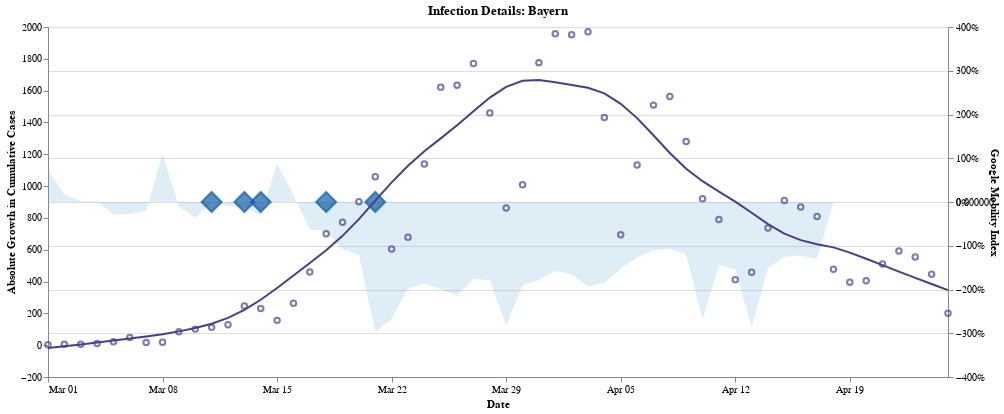

Notebook source saved alongside this figure:
### Code cell
plotting.plot_infection_details(
    df=plot_df,
    state="Bayern",
    title="Infection Details: Bayern",
    x_var="Meldedatum",
    x_title="Date",
    y_var="absolute_growth",
    y_title="Absolute Growth in Cumulative Cases",
    max_activity=max_activity,
)

### Figure 1 — Vega-Lite specification as saved in the notebook (floating-point values rounded to 4 significant figures)
{"config": {"view": {"continuousWidth": 400, "continuousHeight": 300}}, "layer": [{"mark": {"type": "area", "color": "#5ba3cf"}, "encoding": {"opacity": {"value": 0.2}, "x": {"type": "temporal", "axis": {"format": "%b %d", "grid": false, "offset": 0, "title": "Date", "values": ["2020-03-01", "2020-03-08", "2020-03-15", "2020-03-22", "2020-03-29", "2020-04-05", "2020-04-12", "2020-04-19"]}, "field": "Meldedatum"}, "y": {"type": "quantitative", "axis": {"format": "%", "orient": "right", "title": "Google Mobility Index"}, "field": "total_activity", "scale": {"domain": [-4.0, 4.0]}}}, "title": "Infection Details: Bayern"}, {"mark": {"type": "point", "color": "#125ca4", "fill": "#125ca4", "shape": "diamond", "size": 400}, "encoding": {"tooltip": [{"type": "temporal", "field": "Meldedatum"}, {"type": "nominal", "field": "Maßnahmen"}], "x": {"type": "temporal", "axis": {"format": "%b %d", "grid": false, "offset": 0, "title": "Date", "values": ["2020-03-01", "2020-03-08", "2020-03-15", "2020-03-22", "2020-03-29", "2020-04-05", "2020-04-12", "2020-04-19"]}, "field": "Meldedatum"}, "y": {"type": "quantitative", "axis": {"orient": "right"}, "field": "y_level", "title": ""}}, "title": "Infection Details: Bayern", "transform": [{"calculate": "0", "as": "y_level"}, {"filter": "datum.num_measures > 0"}]}, {"layer": [{"mark": {"type": "point", "color": "DarkSlateBlue"}, "encoding": {"tooltip": [{"type": "temporal", "field": "Meldedatum"}, {"type": "quantitative", "field": "infections_cumulative"}, {"type": "quantitative", "field": "Neuinfektionen"}], "x": {"type": "temporal", "axis": {"format": "%b %d", "grid": false, "offset": 0, "title": "Date", "values": ["2020-03-01", "2020-03-08", "2020-03-15", "2020-03-22", "2020-03-29", "2020-04-05", "2020-04-12", "2020-04-19"]}, "field": "Meldedatum"}, "y": {"type": "quantitative", "field": "absolute_growth"}}, "title": "Infection Details: Bayern"}, {"mark": {"type": "line", "color": "DarkSlateBlue"}, "encoding": {"tooltip": [{"type": "temporal", "field": "Meldedatum"}, {"type": "quantitative", "field": "infections_cumulative"}, {"type": "quantitative", "field": "Neuinfektionen"}], "x": {"type": "temporal", "axis": {"format": "%b %d", "grid": false, "offset": 0, "title": "Date", "values": ["2020-03-01", "2020-03-08", "2020-03-15", "2020-03-22", "2020-03-29", "2020-04-05", "2020-04-12", "2020-04-19"]}, "field": "Meldedatum"}, "y": {"type": "quantitative", "axis": {"format": "d", "title": "Absolute Growth in Cumulative Cases"}, "field": "absolute_growth_loess"}}, "title": "Infection Details: Bayern", "transform": [{"loess": "absolute_growth", "on": "Meldedatum", "groupby": ["Bundesland"], "as": ["Meldedatum", "absolute_growth_loess"]}]}]}], "data": {"name": "data-1f1be983bf44bf58cc41653f4939cb9b"}, "height": 350, "resolve": {"scale": {"y": "independent"}}, "width": 900, "$schema": "https://vega.github.io/schema/vega-lite/v4.8.1.json", "datasets": {"data-1f1be983bf44bf58cc41653f4939cb9b": [{"Bundesland": "Bayern", "Meldedatum": "2020-03-01T00:00:00", "Neuinfektionen": 3.0, "infections_cumulative": 25.0, "date_50_cases": "2020-03-05T00:00:00", "days_since_50_cases": -4.0, "Maßnahmen": null, "absolute_growth": 3.0, "cases_logratio": 0.1278, "num_measures": 0.0, "Retail And Recreation": 11.0, "Grocery And Pharmacy": 27.0, "Parks": 29.0, "Transit Stations": 6.0, "Workplaces": 1.0, "Residential": -1.0, "total_activity": 0.73, "total_neg_activity": 1.0, "total_pos_activity": 74.0}, {"Bundesland": "Bayern", "Meldedatum": "2020-03-02T00:00:00", "Neuinfektionen": 6.0, "infections_cumulative": 31.0, "date_50_cases": "2020-03-05T00:00:00", "days_since_50_cases": -3.0, "Maßnahmen": null, "absolute_growth": 6.0, "cases_logratio": 0.2151, "num_measures": 0.0, "Retail And Recreation": 1.0, "Grocery And Pharmacy": 10.0, "Parks": 10.0, "Transit Stations": -3.0, "Workplaces": 0.0, "Residential": 0.0, "total_activity": 0.18, "total_neg_activity": 3.0, "total_pos_activity": 21.0}, {"Bundesland": "Bayern", "Meldedatum": "2020-03-03T00:00:00", "Neuinfektionen": 6.0, "infections_cumulative": 37.0, "date_50_cases": "2020-03-05T00:00:00", "days_since_50_cases": -2.0, "Maßnahmen": null, "absolute_growth": 6.0, "cases_logratio": 0.1769, "num_measures": 0.0, "Retail And Recreation": -2.0, "Grocery And Pharmacy": 5.0, "Parks": 5.0, "Transit Stations": -7.0, "Workplaces": 0.0, "Residential": 1.0, "total_activity": 0.02, "total_neg_activity": 9.0, "total_pos_activity": 11.0}, {"Bundesland": "Bayern", "Meldedatum": "2020-03-04T00:00:00", "Neuinfektionen": 10.0, "infections_cumulative": 47.0, "date_50_cases": "2020-03-05T00:00:00", "days_since_50_cases": -1.0, "Maßnahmen": null, "absolute_growth": 10.0, "cases_logratio": 0.2392, "num_measures": 0.0, "Retail And Recreation": -2.0, "Grocery And Pharmacy": 2.0, "Parks": 7.0, "Transit Stations": -6.0, "Workplaces": 0.0, "Residential": 1.0, "total_activity": 0.02, "total_neg_activity": 8.0, "total_pos_activity": 10.0}, {"Bundesland": "Bayern", "Meldedatum": "2020-03-05T00:00:00", "Neuinfektionen": 22.0, "infections_cumulative": 69.0, "date_50_cases": "2020-03-05T00:00:00", "days_since_50_cases": 0.0, "Maßnahmen": null, "absolute_growth": 22.0, "cases_logratio": 0.384, "num_measures": 0.0, "Retail And Recreation": -6.0, "Grocery And Pharmacy": 0.0, "Parks": -14.0, "Transit Stations": -9.0, "Workplaces": -1.0, "Residential": 1.0, "total_activity": -0.29, "total_neg_activity": 30.0, "total_pos_activity": 1.0}, {"Bundesland": "Bayern", "Meldedatum": "2020-03-06T00:00:00", "Neuinfektionen": 49.0, "infections_cumulative": 118.0, "date_50_cases": "2020-03-05T00:00:00", "days_since_50_cases": 1.0, "Maßnahmen": null, "absolute_growth": 49.0, "cases_logratio": 0.5366, "num_measures": 0.0, "Retail And Recreation": -6.0, "Grocery And Pharmacy": 1.0, "Parks": -14.0, "Transit Stations": -9.0, "Workplaces": -1.0, "Residential": 2.0, "total_activity": -0.27, "total_neg_activity": 30.0, "total_pos_activity": 3.0}, {"Bundesland": "Bayern", "Meldedatum": "2020-03-07T00:00:00", "Neuinfektionen": 17.0, "infections_cumulative": 135.0, "date_50_cases": "2020-03-05T00:00:00", "days_since_50_cases": 2.0, "Maßnahmen": null, "absolute_growth": 17.0, "cases_logratio": 0.1346, "num_measures": 0.0, "Retail And Recreation": -3.0, "Grocery And Pharmacy": 0.0, "Parks": -11.0, "Transit Stations": -7.0, "Workplaces": 0.0, "Residential": 1.0, "total_activity": -0.2, "total_neg_activity": 21.0, "total_pos_activity": 1.0}, {"Bundesland": "Bayern", "Meldedatum": "2020-03-08T00:00:00", "Neuinfektionen": 19.0, "infections_cumulative": 154.0, "date_50_cases": "2020-03-05T00:00:00", "days_since_50_cases": 3.0, "Maßnahmen": null, "absolute_growth": 19.0, "cases_logratio": 0.1317, "num_measures": 0.0, "Retail And Recreation": 20.0, "Grocery And Pharmacy": 39.0, "Parks": 47.0, "Transit Stations": 4.0, "Workplaces": 1.0, "Residential": -1.0, "total_activity": 1.1, "total_neg_activity": 1.0, "total_pos_activity": 111.0}, {"Bundesland": "Bayern", "Meldedatum": "2020-03-09T00:00:00", "Neuinfektionen": 84.0, "infections_cumulative": 238.0, "date_50_cases": "2020-03-05T00:00:00", "days_since_50_cases": 4.0, "Maßnahmen": null, "absolute_growth": 84.0, "cases_logratio": 0.4353, "num_measures": 0.0, "Retail And Recreation": -3.0, "Grocery And Pharmacy": 3.0, "Parks": 0.0, "Transit Stations": -10.0, "Workplaces": -1.0, "Residential": 1.0, "total_activity": -0.1, "total_neg_activity": 14.0, "total_pos_activity": 4.0}, {"Bundesland": "Bayern", "Meldedatum": "2020-03-10T00:00:00", "Neuinfektionen": 101.0, "infections_cumulative": 339.0, "date_50_cases": "2020-03-05T00:00:00", "days_since_50_cases": 5.0, "Maßnahmen": null, "absolute_growth": 101.0, "cases_logratio": 0.3537, "num_measures": 0.0, "Retail And Recreation": -9.0, "Grocery And Pharmacy": -2.0, "Parks": -14.0, "Transit Stations": -13.0, "Workplaces": -1.0, "Residential": 3.0, "total_activity": -0.36, "total_neg_activity": 39.0, "total_pos_activity": 3.0}, {"Bundesland": "Bayern", "Meldedatum": "2020-03-11T00:00:00", "Neuinfektionen": 112.0, "infections_cumulative": 451.0, "date_50_cases": "2020-03-05T00:00:00", "days_since_50_cases": 6.0, "Maßnahmen": "Social Distancing (Kneipen, Abendprogramme, Kultur, Sport) und Veranstaltungs-/Versammlungsverbot", "absolute_growth": 112.0, "cases_logratio": 0.2855, "num_measures": 2.0, "Retail And Recreation": -4.0, "Grocery And Pharmacy": 3.0, "Parks": 11.0, "Transit Stations": -10.0, "Workplaces": -2.0, "Residential": 2.0, "total_activity": 0.0, "total_neg_activity": 16.0, "total_pos_activity": 16.0}, {"Bundesland": "Bayern", "Meldedatum": "2020-03-12T00:00:00", "Neuinfektionen": 129.0, "infections_cumulative": 580.0, "date_50_cases": "2020-03-05T00:00:00", "days_since_50_cases": 7.0, "Maßnahmen": null, "absolute_growth": 129.0, "cases_logratio": 0.2516, "num_measures": 0.0, "Retail And Recreation": -6.0, "Grocery And Pharmacy": 6.0, "Parks": 5.0, "Transit Stations": -13.0, "Workplaces": -3.0, "Residential": 2.0, "total_activity": -0.09, "total_neg_activity": 22.0, "total_pos_activity": 13.0}, {"Bundesland": "Bayern", "Meldedatum": "2020-03-13T00:00:00", "Neuinfektionen": 246.0, "infections_cumulative": 826.0, "date_50_cases": "2020-03-05T00:00:00", "days_since_50_cases": 8.0, "Maßnahmen": "Schließung Bildungseinrichtungen / Kitas", "absolute_growth": 246.0, "cases_logratio": 0.3536, "num_measures": 1.0, "Retail And Recreation": -12.0, "Grocery And Pharmacy": 22.0, "Parks": -2.0, "Transit Stations": -17.0, "Workplaces": -5.0, "Residential": 3.0, "total_activity": -0.11, "total_neg_activity": 36.0, "total_pos_activity": 25.0}, {"Bundesland": "Bayern", "Meldedatum": "2020-03-14T00:00:00", "Neuinfektionen": 231.0, "infections_cumulative": 1057.0, "date_50_cases": "2020-03-05T00:00:00", "days_since_50_cases": 9.0, "Maßnahmen": "Isolation von Kranken / Gefährdeten", "absolute_growth": 231.0, "cases_logratio": 0.2466, "num_measures": 1.0, "Retail And Recreation": -19.0, "Grocery And Pharmacy": 9.0, "Parks": 3.0, "Transit Stations": -24.0, "Workplaces": -4.0, "Residential": 4.0, "total_activity": -0.31, "total_neg_activity": 47.0, "total_pos_activity": 16.0}, {"Bundesland": "Bayern", "Meldedatum": "2020-03-15T00:00:00", "Neuinfektionen": 156.0, "infections_cumulative": 1213.0, "date_50_cases": "2020-03-05T00:00:00", "days_since_50_cases": 10.0, "Maßnahmen": null, "absolute_growth": 156.0, "cases_logratio": 0.1377, "num_measures": 0.0, "Retail And Recreation": -3.0, "Grocery And Pharmacy": 30.0, "Parks": 75.0, "Transit Stations": -15.0, "Workplaces": -2.0, "Residential": 2.0, "total_activity": 0.87, "total_neg_activity": 20.0, "total_pos_activity": 107.0}, {"Bundesland": "Bayern", "Meldedatum": "2020-03-16T00:00:00", "Neuinfektionen": 264.0, "infections_cumulative": 1477.0, "date_50_cases": "2020-03-05T00:00:00", "days_since_50_cases": 11.0, "Maßnahmen": null, "absolute_growth": 264.0, "cases_logratio": 0.1969, "num_measures": 0.0, "Retail And Recreation": -4.0, "Grocery And Pharmacy": 25.0, "Parks": 39.0, "Transit Stations": -31.0, "Workplaces": -20.0, "Residential": 7.0, "total_activity": 0.16, "total_neg_activity": 55.0, "total_pos_activity": 71.0}, {"Bundesland": "Bayern", "Meldedatum": "2020-03-17T00:00:00", "Neuinfektionen": 460.0, "infections_cumulative": 1937.0, "date_50_cases": "2020-03-05T00:00:00", "days_since_50_cases": 12.0, "Maßnahmen": null, "absolute_growth": 460.0, "cases_logratio": 0.2711, "num_measures": 0.0, "Retail And Recreation": -24.0, "Grocery And Pharmacy": 6.0, "Parks": 11.0, "Transit Stations": -41.0, "Workplaces": -26.0, "Residential": 11.0, "total_activity": -0.63, "total_neg_activity": 91.0, "total_pos_activity": 28.0}, {"Bundesland": "Bayern", "Meldedatum": "2020-03-18T00:00:00", "Neuinfektionen": 700.0, "infections_cumulative": 2637.0, "date_50_cases": "2020-03-05T00:00:00", "days_since_50_cases": 13.0, "Maßnahmen": "Isolation von Kranken / Gefährdeten und Beschränkung Restaurants", "absolute_growth": 700.0, "cases_logratio": 0.3085, "num_measures": 2.0, "Retail And Recreation": -42.0, "Grocery And Pharmacy": -2.0, "Parks": 41.0, "Transit Stations": -44.0, "Workplaces": -31.0, "Residential": 12.0, "total_activity": -0.66, "total_neg_activity": 119.0, "total_pos_activity": 53.0}, {"Bundesland": "Bayern", "Meldedatum": "2020-03-19T00:00:00", "Neuinfektionen": 773.0, "infections_cumulative": 3410.0, "date_50_cases": "2020-03-05T00:00:00", "days_since_50_cases": 14.0, "Maßnahmen": null, "absolute_growth": 773.0, "cases_logratio": 0.2571, "num_measures": 0.0, "Retail And Recreation": -48.0, "Grocery And Pharmacy": -6.0, "Parks": 16.0, "Transit Stations": -50.0, "Workplaces": -34.0, "Residential": 14.0, "total_activity": -1.08, "total_neg_activity": 138.0, "total_pos_activity": 30.0}, {"Bundesland": "Bayern", "Meldedatum": "2020-03-20T00:00:00", "Neuinfektionen": 901.0, "infections_cumulative": 4311.0, "date_50_cases": "2020-03-05T00:00:00", "days_since_50_cases": 15.0, "Maßnahmen": null, "absolute_growth": 901.0, "cases_logratio": 0.2345, "num_measures": 0.0, "Retail And Recreation": -49.0, "Grocery And Pharmacy": 4.0, "Parks": -3.0, "Transit Stations": -52.0, "Workplaces": -36.0, "Residential": 15.0, "total_activity": -1.21, "total_neg_activity": 140.0, "total_pos_activity": 19.0}, {"Bundesland": "Bayern", "Meldedatum": "2020-03-21T00:00:00", "Neuinfektionen": 1059.0, "infections_cumulative": 5370.0, "date_50_cases": "2020-03-05T00:00:00", "days_since_50_cases": 16.0, "Maßnahmen": "Ausgangsbeschränkung", "absolute_growth": 1059.0, "cases_logratio": 0.2197, "num_measures": 1.0, "Retail And Recreation": -85.0, "Grocery And Pharmacy": -43.0, "Parks": -72.0, "Transit Stations": -74.0, "Workplaces": -40.0, "Residential": 17.0, "total_activity": -2.97, "total_neg_activity": 314.0, "total_pos_activity": 17.0}, {"Bundesland": "Bayern", "Meldedatum": "2020-03-22T00:00:00", "Neuinfektionen": 604.0, "infections_cumulative": 5974.0, "date_50_cases": "2020-03-05T00:00:00", "days_since_50_cases": 17.0, "Maßnahmen": null, "absolute_growth": 604.0, "cases_logratio": 0.1066, "num_measures": 0.0, "Retail And Recreation": -81.0, "Grocery And Pharmacy": -48.0, "Parks": -36.0, "Transit Stations": -71.0, "Workplaces": -43.0, "Residential": 12.0, "total_activity": -2.67, "total_neg_activity": 279.0, "total_pos_activity": 12.0}, {"Bundesland": "Bayern", "Meldedatum": "2020-03-23T00:00:00", "Neuinfektionen": 679.0, "infections_cumulative": 6653.0, "date_50_cases": "2020-03-05T00:00:00", "days_since_50_cases": 18.0, "Maßnahmen": null, "absolute_growth": 679.0, "cases_logratio": 0.1077, "num_measures": 0.0, "Retail And Recreation": -67.0, "Grocery And Pharmacy": -20.0, "Parks": -24.0, "Transit Stations": -63.0, "Workplaces": -43.0, "Residential": 19.0, "total_activity": -1.98, "total_neg_activity": 217.0, "total_pos_activity": 19.0}, {"Bundesland": "Bayern", "Meldedatum": "2020-03-24T00:00:00", "Neuinfektionen": 1139.0, "infections_cumulative": 7792.0, "date_50_cases": "2020-03-05T00:00:00", "days_since_50_cases": 19.0, "Maßnahmen": null, "absolute_growth": 1139.0, "cases_logratio": 0.158, "num_measures": 0.0, "Retail And Recreation": -67.0, "Grocery And Pharmacy": -23.0, "Parks": -9.0, "Transit Stations": -63.0, "Workplaces": -45.0, "Residential": 20.0, "total_activity": -1.87, "total_neg_activity": 207.0, "total_pos_activity": 20.0}, {"Bundesland": "Bayern", "Meldedatum": "2020-03-25T00:00:00", "Neuinfektionen": 1622.0, "infections_cumulative": 9414.0, "date_50_cases": "2020-03-05T00:00:00", "days_since_50_cases": 20.0, "Maßnahmen": null, "absolute_growth": 1622.0, "cases_logratio": 0.1891, "num_measures": 0.0, "Retail And Recreation": -68.0, "Grocery And Pharmacy": -23.0, "Parks": -19.0, "Transit Stations": -63.0, "Workplaces": -46.0, "Residential": 20.0, "total_activity": -1.99, "total_neg_activity": 219.0, "total_pos_activity": 20.0}, {"Bundesland": "Bayern", "Meldedatum": "2020-03-26T00:00:00", "Neuinfektionen": 1634.0, "infections_cumulative": 11050.0, "date_50_cases": "2020-03-05T00:00:00", "days_since_50_cases": 21.0, "Maßnahmen": null, "absolute_growth": 1634.0, "cases_logratio": 0.1601, "num_measures": 0.0, "Retail And Recreation": -69.0, "Grocery And Pharmacy": -21.0, "Parks": -33.0, "Transit Stations": -65.0, "Workplaces": -47.0, "Residential": 21.0, "total_activity": -2.14, "total_neg_activity": 235.0, "total_pos_activity": 21.0}, {"Bundesland": "Bayern", "Meldedatum": "2020-03-27T00:00:00", "Neuinfektionen": 1771.0, "infections_cumulative": 12820.0, "date_50_cases": "2020-03-05T00:00:00", "days_since_50_cases": 22.0, "Maßnahmen": null, "absolute_growth": 1771.0, "cases_logratio": 0.1487, "num_measures": 0.0, "Retail And Recreation": -68.0, "Grocery And Pharmacy": -17.0, "Parks": -3.0, "Transit Stations": -63.0, "Workplaces": -46.0, "Residential": 21.0, "total_activity": -1.76, "total_neg_activity": 197.0, "total_pos_activity": 21.0}, {"Bundesland": "Bayern", "Meldedatum": "2020-03-28T00:00:00", "Neuinfektionen": 1459.0, "infections_cumulative": 14280.0, "date_50_cases": "2020-03-05T00:00:00", "days_since_50_cases": 23.0, "Maßnahmen": null, "absolute_growth": 1459.0, "cases_logratio": 0.1078, "num_measures": 0.0, "Retail And Recreation": -75.0, "Grocery And Pharmacy": -23.0, "Parks": 6.0, "Transit Stations": -62.0, "Workplaces": -38.0, "Residential": 14.0, "total_activity": -1.78, "total_neg_activity": 198.0, "total_pos_activity": 20.0}, {"Bundesland": "Bayern", "Meldedatum": "2020-03-29T00:00:00", "Neuinfektionen": 862.0, "infections_cumulative": 15140.0, "date_50_cases": "2020-03-05T00:00:00", "days_since_50_cases": 24.0, "Maßnahmen": null, "absolute_growth": 862.0, "cases_logratio": 0.05862, "num_measures": 0.0, "Retail And Recreation": -80.0, "Grocery And Pharmacy": -49.0, "Parks": -50.0, "Transit Stations": -73.0, "Workplaces": -43.0, "Residential": 12.0, "total_activity": -2.83, "total_neg_activity": 295.0, "total_pos_activity": 12.0}, {"Bundesland": "Bayern", "Meldedatum": "2020-03-30T00:00:00", "Neuinfektionen": 1008.0, "infections_cumulative": 16150.0, "date_50_cases": "2020-03-05T00:00:00", "days_since_50_cases": 25.0, "Maßnahmen": null, "absolute_growth": 1008.0, "cases_logratio": 0.06446, "num_measures": 0.0, "Retail And Recreation": -63.0, "Grocery And Pharmacy": -18.0, "Parks": -21.0, "Transit Stations": -62.0, "Workplaces": -45.0, "Residential": 19.0, "total_activity": -1.9, "total_neg_activity": 209.0, "total_pos_activity": 19.0}, {"Bundesland": "Bayern", "Meldedatum": "2020-03-31T00:00:00", "Neuinfektionen": 1776.0, "infections_cumulative": 17920.0, "date_50_cases": "2020-03-05T00:00:00", "days_since_50_cases": 26.0, "Maßnahmen": null, "absolute_growth": 1776.0, "cases_logratio": 0.1043, "num_measures": 0.0, "Retail And Recreation": -63.0, "Grocery And Pharmacy": -17.0, "Parks": -13.0, "Transit Stations": -60.0, "Workplaces": -45.0, "Residential": 20.0, "total_activity": -1.78, "total_neg_activity": 198.0, "total_pos_activity": 20.0}, {"Bundesland": "Bayern", "Meldedatum": "2020-04-01T00:00:00", "Neuinfektionen": 1958.0, "infections_cumulative": 19880.0, "date_50_cases": "2020-03-05T00:00:00", "days_since_50_cases": 27.0, "Maßnahmen": null, "absolute_growth": 1958.0, "cases_logratio": 0.1037, "num_measures": 0.0, "Retail And Recreation": -62.0, "Grocery And Pharmacy": -16.0, "Parks": 6.0, "Transit Stations": -59.0, "Workplaces": -45.0, "Residential": 19.0, "total_activity": -1.57, "total_neg_activity": 182.0, "total_pos_activity": 25.0}, {"Bundesland": "Bayern", "Meldedatum": "2020-04-02T00:00:00", "Neuinfektionen": 1952.0, "infections_cumulative": 21830.0, "date_50_cases": "2020-03-05T00:00:00", "days_since_50_cases": 28.0, "Maßnahmen": null, "absolute_growth": 1952.0, "cases_logratio": 0.09365, "num_measures": 0.0, "Retail And Recreation": -62.0, "Grocery And Pharmacy": -14.0, "Parks": -2.0, "Transit Stations": -60.0, "Workplaces": -46.0, "Residential": 19.0, "total_activity": -1.65, "total_neg_activity": 184.0, "total_pos_activity": 19.0}, {"Bundesland": "Bayern", "Meldedatum": "2020-04-03T00:00:00", "Neuinfektionen": 1970.0, "infections_cumulative": 23800.0, "date_50_cases": "2020-03-05T00:00:00", "days_since_50_cases": 29.0, "Maßnahmen": null, "absolute_growth": 1970.0, "cases_logratio": 0.08639, "num_measures": 0.0, "Retail And Recreation": -67.0, "Grocery And Pharmacy": -13.0, "Parks": -25.0, "Transit Stations": -63.0, "Workplaces": -46.0, "Residential": 21.0, "total_activity": -1.93, "total_neg_activity": 214.0, "total_pos_activity": 21.0}, {"Bundesland": "Bayern", "Meldedatum": "2020-04-04T00:00:00", "Neuinfektionen": 1431.0, "infections_cumulative": 25240.0, "date_50_cases": "2020-03-05T00:00:00", "days_since_50_cases": 30.0, "Maßnahmen": null, "absolute_growth": 1431.0, "cases_logratio": 0.05838, "num_measures": 0.0, "Retail And Recreation": -73.0, "Grocery And Pharmacy": -18.0, "Parks": -10.0, "Transit Stations": -61.0, "Workplaces": -37.0, "Residential": 14.0, "total_activity": -1.85, "total_neg_activity": 199.0, "total_pos_activity": 14.0}, {"Bundesland": "Bayern", "Meldedatum": "2020-04-05T00:00:00", "Neuinfektionen": 694.0, "infections_cumulative": 25930.0, "date_50_cases": "2020-03-05T00:00:00", "days_since_50_cases": 31.0, "Maßnahmen": null, "absolute_growth": 694.0, "cases_logratio": 0.02713, "num_measures": 0.0, "Retail And Recreation": -65.0, "Grocery And Pharmacy": -19.0, "Parks": 21.0, "Transit Stations": -60.0, "Workplaces": -39.0, "Residential": 10.0, "total_activity": -1.52, "total_neg_activity": 183.0, "total_pos_activity": 31.0}, {"Bundesland": "Bayern", "Meldedatum": "2020-04-06T00:00:00", "Neuinfektionen": 1132.0, "infections_cumulative": 27060.0, "date_50_cases": "2020-03-05T00:00:00", "days_since_50_cases": 32.0, "Maßnahmen": null, "absolute_growth": 1132.0, "cases_logratio": 0.04273, "num_measures": 0.0, "Retail And Recreation": -56.0, "Grocery And Pharmacy": -8.0, "Parks": 22.0, "Transit Stations": -57.0, "Workplaces": -46.0, "Residential": 18.0, "total_activity": -1.27, "total_neg_activity": 167.0, "total_pos_activity": 40.0}, {"Bundesland": "Bayern", "Meldedatum": "2020-04-07T00:00:00", "Neuinfektionen": 1509.0, "infections_cumulative": 28570.0, "date_50_cases": "2020-03-05T00:00:00", "days_since_50_cases": 33.0, "Maßnahmen": null, "absolute_growth": 1509.0, "cases_logratio": 0.05426, "num_measures": 0.0, "Retail And Recreation": -56.0, "Grocery And Pharmacy": -6.0, "Parks": 37.0, "Transit Stations": -56.0, "Workplaces": -47.0, "Residential": 18.0, "total_activity": -1.1, "total_neg_activity": 165.0, "total_pos_activity": 55.0}, {"Bundesland": "Bayern", "Meldedatum": "2020-04-08T00:00:00", "Neuinfektionen": 1563.0, "infections_cumulative": 30130.0, "date_50_cases": "2020-03-05T00:00:00", "days_since_50_cases": 34.0, "Maßnahmen": null, "absolute_growth": 1563.0, "cases_logratio": 0.05326, "num_measures": 0.0, "Retail And Recreation": -55.0, "Grocery And Pharmacy": 7.0, "Parks": 27.0, "Transit Stations": -56.0, "Workplaces": -47.0, "Residential": 17.0, "total_activity": -1.07, "total_neg_activity": 158.0, "total_pos_activity": 51.0}, {"Bundesland": "Bayern", "Meldedatum": "2020-04-09T00:00:00", "Neuinfektionen": 1280.0, "infections_cumulative": 31410.0, "date_50_cases": "2020-03-05T00:00:00", "days_since_50_cases": 35.0, "Maßnahmen": null, "absolute_growth": 1280.0, "cases_logratio": 0.0416, "num_measures": 0.0, "Retail And Recreation": -53.0, "Grocery And Pharmacy": 14.0, "Parks": 8.0, "Transit Stations": -57.0, "Workplaces": -49.0, "Residential": 17.0, "total_activity": -1.2, "total_neg_activity": 159.0, "total_pos_activity": 39.0}, {"Bundesland": "Bayern", "Meldedatum": "2020-04-10T00:00:00", "Neuinfektionen": 921.0, "infections_cumulative": 32330.0, "date_50_cases": "2020-03-05T00:00:00", "days_since_50_cases": 36.0, "Maßnahmen": null, "absolute_growth": 921.0, "cases_logratio": 0.0289, "num_measures": 0.0, "Retail And Recreation": -82.0, "Grocery And Pharmacy": -93.0, "Parks": 39.0, "Transit Stations": -75.0, "Workplaces": -88.0, "Residential": 31.0, "total_activity": -2.68, "total_neg_activity": 338.0, "total_pos_activity": 70.0}, {"Bundesland": "Bayern", "Meldedatum": "2020-04-11T00:00:00", "Neuinfektionen": 790.0, "infections_cumulative": 33120.0, "date_50_cases": "2020-03-05T00:00:00", "days_since_50_cases": 37.0, "Maßnahmen": null, "absolute_growth": 790.0, "cases_logratio": 0.02414, "num_measures": 0.0, "Retail And Recreation": -67.0, "Grocery And Pharmacy": -2.0, "Parks": 5.0, "Transit Stations": -57.0, "Workplaces": -35.0, "Residential": 12.0, "total_activity": -1.44, "total_neg_activity": 161.0, "total_pos_activity": 17.0}, {"Bundesland": "Bayern", "Meldedatum": "2020-04-12T00:00:00", "Neuinfektionen": 411.0, "infections_cumulative": 33540.0, "date_50_cases": "2020-03-05T00:00:00", "days_since_50_cases": 38.0, "Maßnahmen": null, "absolute_growth": 411.0, "cases_logratio": 0.01233, "num_measures": 0.0, "Retail And Recreation": -66.0, "Grocery And Pharmacy": -26.0, "Parks": 26.0, "Transit Stations": -60.0, "Workplaces": -38.0, "Residential": 10.0, "total_activity": -1.54, "total_neg_activity": 190.0, "total_pos_activity": 36.0}, {"Bundesland": "Bayern", "Meldedatum": "2020-04-13T00:00:00", "Neuinfektionen": 459.0, "infections_cumulative": 33990.0, "date_50_cases": "2020-03-05T00:00:00", "days_since_50_cases": 39.0, "Maßnahmen": null, "absolute_growth": 459.0, "cases_logratio": 0.01359, "num_measures": 0.0, "Retail And Recreation": -81.0, "Grocery And Pharmacy": -94.0, "Parks": 24.0, "Transit Stations": -77.0, "Workplaces": -89.0, "Residential": 31.0, "total_activity": -2.86, "total_neg_activity": 341.0, "total_pos_activity": 55.0}, {"Bundesland": "Bayern", "Meldedatum": "2020-04-14T00:00:00", "Neuinfektionen": 737.0, "infections_cumulative": 34730.0, "date_50_cases": "2020-03-05T00:00:00", "days_since_50_cases": 40.0, "Maßnahmen": null, "absolute_growth": 737.0, "cases_logratio": 0.02145, "num_measures": 0.0, "Retail And Recreation": -57.0, "Grocery And Pharmacy": 0.0, "Parks": -8.0, "Transit Stations": -58.0, "Workplaces": -47.0, "Residential": 19.0, "total_activity": -1.51, "total_neg_activity": 170.0, "total_pos_activity": 19.0}, {"Bundesland": "Bayern", "Meldedatum": "2020-04-15T00:00:00", "Neuinfektionen": 909.0, "infections_cumulative": 35640.0, "date_50_cases": "2020-03-05T00:00:00", "days_since_50_cases": 41.0, "Maßnahmen": null, "absolute_growth": 909.0, "cases_logratio": 0.02584, "num_measures": 0.0, "Retail And Recreation": -56.0, "Grocery And Pharmacy": -11.0, "Parks": 25.0, "Transit Stations": -55.0, "Workplaces": -46.0, "Residential": 18.0, "total_activity": -1.25, "total_neg_activity": 168.0, "total_pos_activity": 43.0}, {"Bundesland": "Bayern", "Meldedatum": "2020-04-16T00:00:00", "Neuinfektionen": 868.0, "infections_cumulative": 36510.0, "date_50_cases": "2020-03-05T00:00:00", "days_since_50_cases": 42.0, "Maßnahmen": null, "absolute_growth": 868.0, "cases_logratio": 0.02406, "num_measures": 0.0, "Retail And Recreation": -63.0, "Grocery And Pharmacy": -5.0, "Parks": 29.0, "Transit Stations": -55.0, "Workplaces": -46.0, "Residential": 18.0, "total_activity": -1.22, "total_neg_activity": 169.0, "total_pos_activity": 47.0}, {"Bundesland": "Bayern", "Meldedatum": "2020-04-17T00:00:00", "Neuinfektionen": 809.0, "infections_cumulative": 37320.0, "date_50_cases": "2020-03-05T00:00:00", "days_since_50_cases": 43.0, "Maßnahmen": null, "absolute_growth": 809.0, "cases_logratio": 0.02192, "num_measures": 0.0, "Retail And Recreation": -66.0, "Grocery And Pharmacy": -7.0, "Parks": 25.0, "Transit Stations": -56.0, "Workplaces": -46.0, "Residential": 19.0, "total_activity": -1.31, "total_neg_activity": 175.0, "total_pos_activity": 44.0}, {"Bundesland": "Bayern", "Meldedatum": "2020-04-18T00:00:00", "Neuinfektionen": 478.0, "infections_cumulative": 37800.0, "date_50_cases": "2020-03-05T00:00:00", "days_since_50_cases": 44.0, "Maßnahmen": null, "absolute_growth": 478.0, "cases_logratio": 0.01273, "num_measures": 0.0, "Retail And Recreation": null, "Grocery And Pharmacy": null, "Parks": null, "Transit Stations": null, "Workplaces": null, "Residential": null, "total_activity": 0.0, "total_neg_activity": 0.0, "total_pos_activity": 0.0}, {"Bundesland": "Bayern", "Meldedatum": "2020-04-19T00:00:00", "Neuinfektionen": 395.0, "infections_cumulative": 38190.0, "date_50_cases": "2020-03-05T00:00:00", "days_since_50_cases": 45.0, "Maßnahmen": null, "absolute_growth": 395.0, "cases_logratio": 0.0104, "num_measures": 0.0, "Retail And Recreation": null, "Grocery And Pharmacy": null, "Parks": null, "Transit Stations": null, "Workplaces": null, "Residential": null, "total_activity": 0.0, "total_neg_activity": 0.0, "total_pos_activity": 0.0}, {"Bundesland": "Bayern", "Meldedatum": "2020-04-20T00:00:00", "Neuinfektionen": 405.0, "infections_cumulative": 38600.0, "date_50_cases": "2020-03-05T00:00:00", "days_since_50_cases": 46.0, "Maßnahmen": null, "absolute_growth": 405.0, "cases_logratio": 0.01055, "num_measures": 0.0, "Retail And Recreation": null, "Grocery And Pharmacy": null, "Parks": null, "Transit Stations": null, "Workplaces": null, "Residential": null, "total_activity": 0.0, "total_neg_activity": 0.0, "total_pos_activity": 0.0}, {"Bundesland": "Bayern", "Meldedatum": "2020-04-21T00:00:00", "Neuinfektionen": 511.0, "infections_cumulative": 39110.0, "date_50_cases": "2020-03-05T00:00:00", "days_since_50_cases": 47.0, "Maßnahmen": null, "absolute_growth": 511.0, "cases_logratio": 0.01315, "num_measures": 0.0, "Retail And Recreation": null, "Grocery And Pharmacy": null, "Parks": null, "Transit Stations": null, "Workplaces": null, "Residential": null, "total_activity": 0.0, "total_neg_activity": 0.0, "total_pos_activity": 0.0}, {"Bundesland": "Bayern", "Meldedatum": "2020-04-22T00:00:00", "Neuinfektionen": 592.0, "infections_cumulative": 39700.0, "date_50_cases": "2020-03-05T00:00:00", "days_since_50_cases": 48.0, "Maßnahmen": null, "absolute_growth": 592.0, "cases_logratio": 0.01502, "num_measures": 0.0, "Retail And Recreation": null, "Grocery And Pharmacy": null, "Parks": null, "Transit Stations": null, "Workplaces": null, "Residential": null, "total_activity": 0.0, "total_neg_activity": 0.0, "total_pos_activity": 0.0}, {"Bundesland": "Bayern", "Meldedatum": "2020-04-23T00:00:00", "Neuinfektionen": 554.0, "infections_cumulative": 40250.0, "date_50_cases": "2020-03-05T00:00:00", "days_since_50_cases": 49.0, "Maßnahmen": null, "absolute_growth": 554.0, "cases_logratio": 0.01386, "num_measures": 0.0, "Retail And Recreation": null, "Grocery And Pharmacy": null, "Parks": null, "Transit Stations": null, "Workplaces": null, "Residential": null, "total_activity": 0.0, "total_neg_activity": 0.0, "total_pos_activity": 0.0}, {"Bundesland": "Bayern", "Meldedatum": "2020-04-24T00:00:00", "Neuinfektionen": 446.0, "infections_cumulative": 40700.0, "date_50_cases": "2020-03-05T00:00:00", "days_since_50_cases": 50.0, "Maßnahmen": null, "absolute_growth": 446.0, "cases_logratio": 0.01102, "num_measures": 0.0, "Retail And Recreation": null, "Grocery And Pharmacy": null, "Parks": null, "Transit Stations": null, "Workplaces": null, "Residential": null, "total_activity": 0.0, "total_neg_activity": 0.0, "total_pos_activity": 0.0}, {"Bundesland": "Bayern", "Meldedatum": "2020-04-25T00:00:00", "Neuinfektionen": 201.0, "infections_cumulative": 40900.0, "date_50_cases": "2020-03-05T00:00:00", "days_since_50_cases": 51.0, "Maßnahmen": null, "absolute_growth": 201.0, "cases_logratio": 0.004927, "num_measures": 0.0, "Retail And Recreation": null, "Grocery And Pharmacy": null, "Parks": null, "Transit Stations": null, "Workplaces": null, "Residential": null, "total_activity": 0.0, "total_neg_activity": 0.0, "total_pos_activity": 0.0}]}}
